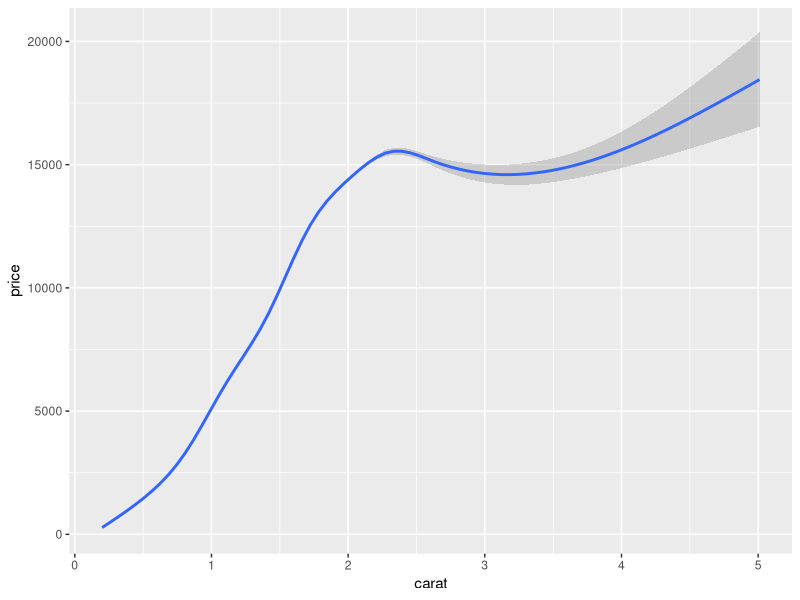

The R script that drew this image:
library(dplyr)
library(ggplot2)

current_date = format(Sys.Date(), format = "%Y_%m_%d")

diamonds %>% 
  ggplot(aes(x=carat, y = price)) + geom_smooth()

